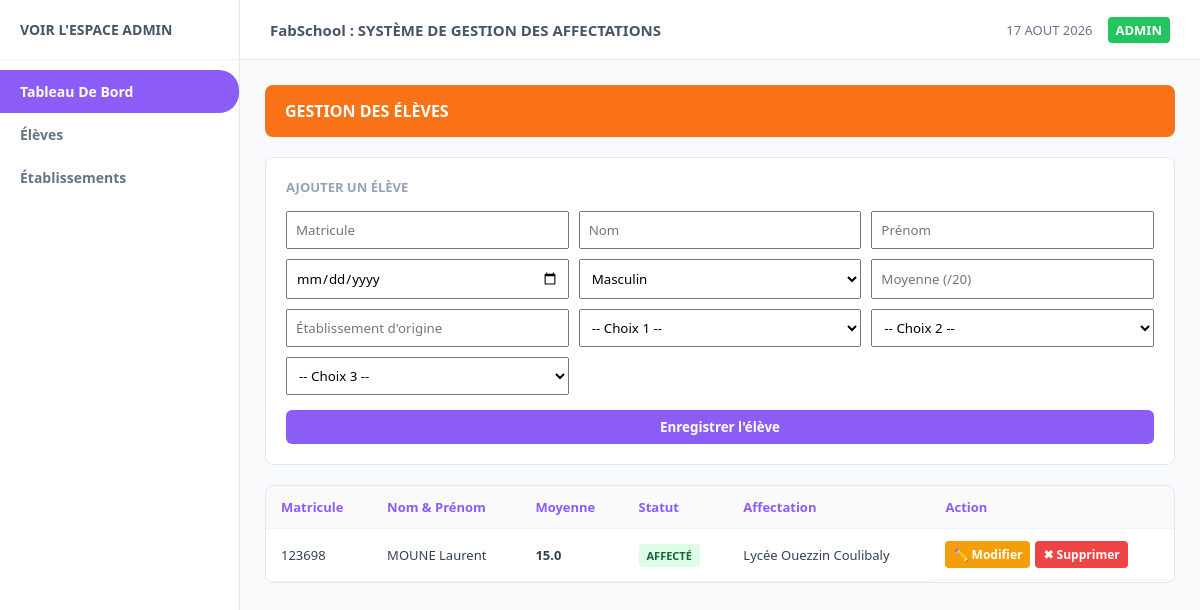
Page /eleves on the earlier database version.
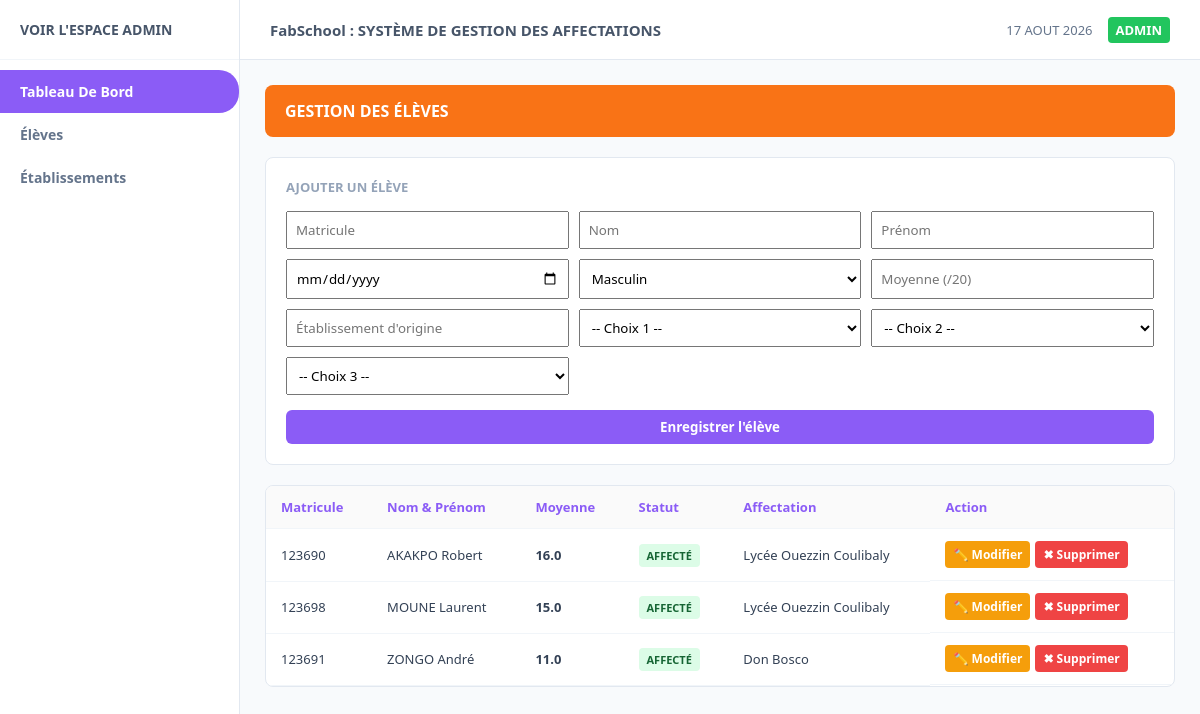
Same page on the later database version.
### tables this page shows
CREATE TABLE eleves (
            matricule TEXT PRIMARY KEY,
            nom TEXT NOT NULL,
            prenom TEXT NOT NULL,
            date_naissance TEXT,
            sexe TEXT,
            moyenne REAL NOT NULL,
            etab_origine TEXT,
            choix TEXT NOT NULL, -- Stocké au format JSON (ex: ["ETAB01", "ETAB02", "ETAB03"])
            statut TEXT DEFAULT 'NON_AFFECTE',
            affectation TEXT
        );

CREATE TABLE etablissements (
            id_etab TEXT PRIMARY KEY,
            nom TEXT NOT NULL,
            type_etab TEXT NOT NULL,
            localite TEXT NOT NULL,
            capacite INTEGER NOT NULL,
            places_restantes INTEGER NOT NULL
        );

### app.py (the view, shortened to what this page needs)
@app.route("/eleves", methods=["GET", "POST"])
def page_eleves():
    eleves = database.obtenir_tous_eleves()
    etablissements = database.obtenir_tous_etablissements()
    etab_dict = {etab['id_etab']: etab['nom'] for etab in etablissements}
    return render_template("eleves.html", eleves=eleves, etablissements=etablissements, etab_dict=etab_dict)

### database.py (called while the page is built)
def get_connection():
    conn = sqlite3.connect(DB_NAME)
    conn.row_factory = sqlite3.Row  # Permet d'accéder aux colonnes par leur nom
    return conn

def obtenir_tous_etablissements():
    conn = get_connection()
    cursor = conn.cursor()
    cursor.execute("SELECT * FROM etablissements ORDER BY nom")
    rows = cursor.fetchall()
    conn.close()
    return [dict(row) for row in rows]

def obtenir_tous_eleves():
    conn = get_connection()
    cursor = conn.cursor()
    cursor.execute("SELECT * FROM eleves ORDER BY moyenne DESC")
    rows = cursor.fetchall()
    conn.close()
    eleves = []
    for row in rows:
        item = dict(row)
        item['choix'] = json.loads(item['choix'])  # Reconvertit le JSON en liste Python
        eleves.append(item)
    return eleves

### templates/eleves.html (shortened to what this page needs)
{% extends 'base.html' %}
{% block content %}
<div class="banner-orange">
    <span>GESTION DES ÉLÈVES</span>
</div>
<div class="card" style="margin-bottom: 20px;">
    <h3>Ajouter un Élève</h3>
    <form action="/eleves" method="POST" style="display: grid; grid-template-columns: repeat(3, 1fr); gap: 10px; margin-top: 15px;">
        <input type="text" name="matricule" placeholder="Matricule" required style="padding: 8px;">
        <input type="text" name="nom" placeholder="Nom" required style="padding: 8px;">
        <input type="text" name="prenom" placeholder="Prénom" required style="padding: 8px;">
        <input type="date" name="date_naissance" style="padding: 8px;">
        <select name="sexe" style="padding: 8px;">
            <option value="M">Masculin</option>
        </select>
        <input type="number" step="0.01" name="moyenne" placeholder="Moyenne (/20)" required style="padding: 8px;">
        <input type="text" name="etab_origine" placeholder="Établissement d'origine" style="padding: 8px;">
        <select name="choix_1" style="padding: 8px;" required>
            <option value="">-- Choix 1 --</option>
        </select>
        <select name="choix_2" style="padding: 8px;">
            <option value="">-- Choix 2 --</option>
        </select>
        <select name="choix_3" style="padding: 8px;">
            <option value="">-- Choix 3 --</option>
        </select>
        <button type="submit" class="btn btn-purple" style="grid-column: span 3; margin-top: 5px;">Enregistrer l'élève</button>
    </form>
</div>
<div class="table-card">
    <table>
        <thead>
            <tr>
                <th>Matricule</th>
                <th>Nom & Prénom</th>
                <th>Moyenne</th>
                <th>Statut</th>
                <th>Affectation</th>
                <th>Action</th>
            </tr>
        </thead>
        <tbody>
            {% for eleve in eleves %}
            <tr>
                <td>{{ eleve.matricule }}</td>
                <td>{{ eleve.nom }} {{ eleve.prenom }}</td>
                <td><strong>{{ eleve.moyenne }}</strong></td>
                <td>
                    {% if eleve.statut == 'AFFECTE' %}
                        <span class="status-tag status-affecte">AFFECTÉ</span>
                    {% else %}
                        <span class="status-tag status-non">NON AFFECTÉ</span>
                    {% endif %}
                </td>
                <td>
                    {% if eleve.affectation %}
                        {{ etab_dict.get(eleve.affectation, eleve.affectation) }}
                    {% else %}
                        -
                    {% endif %}
                </td>
                <td style="display: flex; gap: 5px;">
                    <a href="/eleves/modifier/{{ eleve.matricule }}" style="background:#f59e0b; color:white; padding:5px 8px; border-radius:4px; text-decoration:none; font-size:12px; font-weight:bold;">✏️ Modifier</a>
                    <form action="/eleves/supprimer/{{ eleve.matricule }}" method="POST" style="margin:0;" onsubmit="return confirm('Voulez-vous vraiment supprimer cet élève ?');">
                        <button type="submit" style="background:#ef4444; color:white; border:none; padding:5px 8px; border-radius:4px; cursor:pointer; font-weight:bold; font-size:12px;">✖ Supprimer</button>
                    </form>
                </td>
            </tr>
            {% endfor %}
        </tbody>
    </table>
</div>
{% endblock %}

### templates/base.html (shortened to what this page needs)
<!DOCTYPE html>
<html lang="fr">
<head>
    <link rel="stylesheet" href="{{ url_for('static', filename='style.css') }}">
</head>
<body>
    <aside class="sidebar">
        <div class="sidebar-brand">VOIR L'ESPACE ADMIN</div>
        <ul class="sidebar-menu">
            <li><a href="/" class="active">Tableau De Bord</a></li>
            <li><a href="/eleves">Élèves</a></li>
            <li><a href="/etablissements">Établissements</a></li>
        </ul>
    </aside>
    <div class="main-wrapper">
        <header class="topbar">
            <div class="topbar-title">FabSchool : SYSTÈME DE GESTION DES AFFECTATIONS</div>
            <div class="topbar-right">
                <span>17 AOUT 2026</span>
                <span class="badge-user">ADMIN</span>
            </div>
        </header>
        <main class="content">
            {% block content %}{% endblock %}
        </main>
    </div>
</body>
</html>

### static/style.css (style rules this page uses)
:root { --purple-main: #8b5cf6; --purple-dark: #7c3aed; --orange-main: #f97316; --bg-light: #f8fafc; --sidebar-width: 240px; }
* { margin: 0; padding: 0; box-sizing: border-box; font-family: 'Segoe UI', Tahoma, Geneva, Verdana, sans-serif; }
body { display: flex; background-color: var(--bg-light); color: #334155; }
.sidebar { width: var(--sidebar-width); height: 100vh; background: #ffffff; border-right: 1px solid #e2e8f0; position: fixed; display: flex; flex-direction: column; }
.sidebar-brand { padding: 20px; font-weight: bold; color: #475569; font-size: 14px; border-bottom: 1px solid #f1f5f9; }
.sidebar-menu { list-style: none; margin-top: 10px; }
.sidebar-menu a { display: block; padding: 12px 20px; color: #64748b; text-decoration: none; font-size: 14px; font-weight: 600; }
.sidebar-menu a:hover, .sidebar-menu a.active { background-color: var(--purple-main); color: #ffffff; border-radius: 0 20px 20px 0; }
.main-wrapper { margin-left: var(--sidebar-width); width: calc(100% - var(--sidebar-width)); }
.topbar { height: 60px; background: #ffffff; display: flex; align-items: center; justify-content: space-between; padding: 0 30px; border-bottom: 1px solid #e2e8f0; }
.topbar-title { font-size: 15px; font-weight: bold; color: #475569; }
.topbar-right { display: flex; align-items: center; gap: 15px; font-size: 13px; color: #64748b; }
.badge-user { background: #22c55e; color: white; padding: 4px 8px; border-radius: 4px; font-weight: bold; }
.content { padding: 25px; }
.banner-orange { background: var(--orange-main); color: white; padding: 15px 20px; border-radius: 8px; font-weight: bold; margin-bottom: 20px; display: flex; justify-content: space-between; align-items: center; }
.card { background: white; padding: 20px; border-radius: 8px; border: 1px solid #e2e8f0; }
.card h3 { font-size: 13px; color: #94a3b8; text-transform: uppercase; }
.table-card { background: white; border-radius: 8px; border: 1px solid #e2e8f0; overflow: hidden; }
table { width: 100%; border-collapse: collapse; }
th, td { padding: 12px 15px; text-align: left; font-size: 13px; border-bottom: 1px solid #f1f5f9; }
th { background: #fafafa; color: var(--purple-main); font-weight: 600; }
.btn { padding: 8px 16px; border: none; border-radius: 6px; cursor: pointer; font-weight: bold; color: white; text-decoration: none; }
.btn-purple { background: var(--purple-main); }
.status-tag { padding: 4px 8px; border-radius: 4px; font-size: 11px; font-weight: bold; }
.status-affecte { background: #dcfce7; color: #166534; }

Differences in the rows shown:
added eleves: matricule "123690", nom "AKAKPO", prenom "Robert", moyenne "16.0", statut "AFFECTÉ", get "Lycée Ouezzin Coulibaly"
added eleves: matricule "123691", nom "ZONGO", prenom "André", moyenne "11.0", statut "AFFECTÉ", get "Don Bosco"
